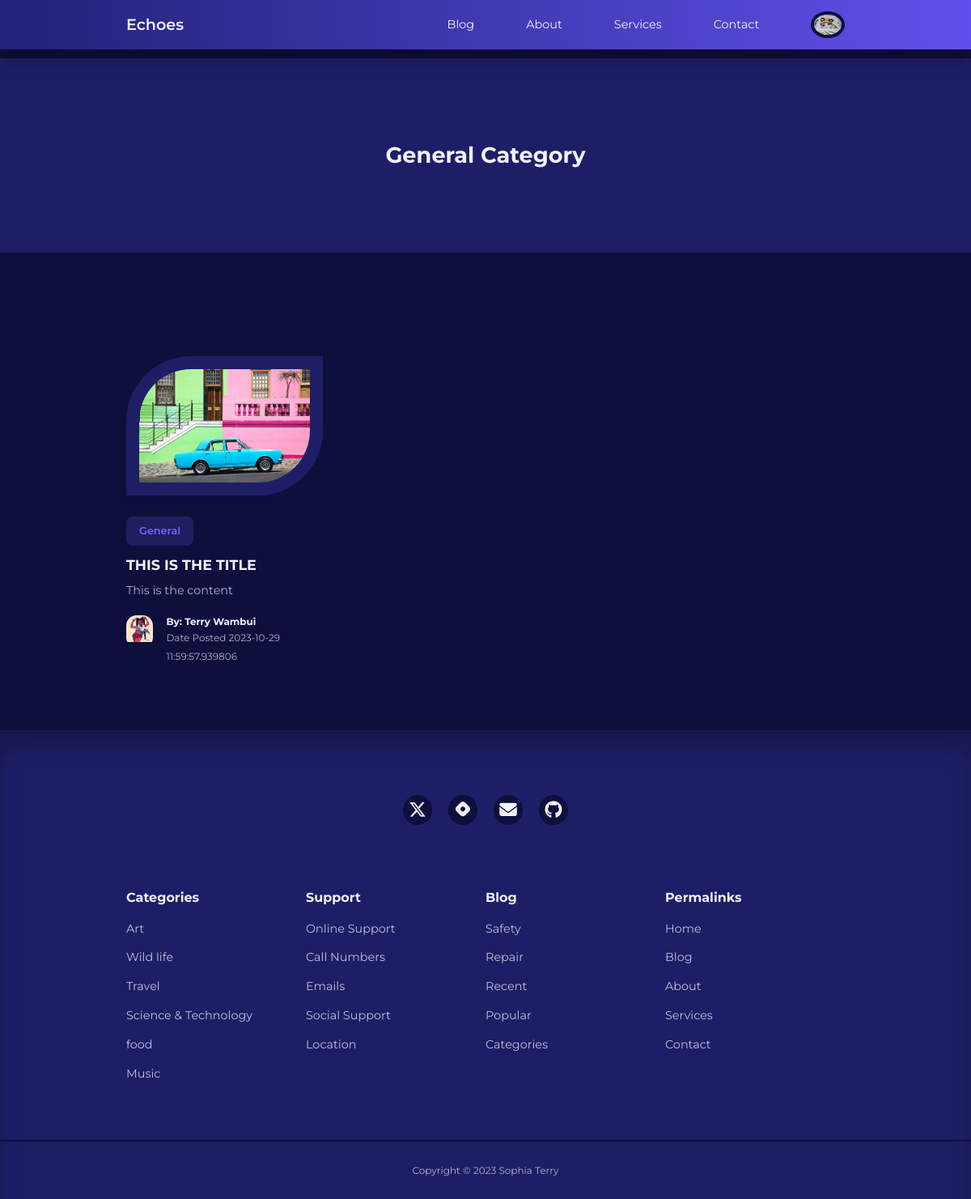
The app's page /category/General (signed in) with its own data.
### app/models.py (models this page shows, shortened)
class User(UserMixin, db.Model):
    id = db.Column(db.Integer, primary_key=True)
    username = db.Column(db.String(100), index=True, unique=True)
    email = db.Column(db.String(120), index=True, unique=True)
    password_hash = db.Column(db.String(128))
    role = db.Column(db.String(3))
    picture = db.Column(db.String(120), nullable=True)
    posts = db.relationship('Post', backref='author', lazy='dynamic')
    about_me = db.Column(db.String(140))
    last_seen = db.Column(db.DateTime, default=datetime.utcnow)
    followed = db.relationship(
        'User', secondary=followers,
        primaryjoin=(followers.c.follower_id == id),
        secondaryjoin=(followers.c.followed_id == id),
        backref=db.backref('followers', lazy='dynamic'), lazy='dynamic'
    )

class Category(db.Model):
    id = db.Column(db.Integer, primary_key=True)
    name = db.Column(db.String(20), unique=True, nullable=False)

class Post(db.Model):
    id = db.Column(db.Integer, primary_key=True)
    title = db.Column(db.String(120))
    content = db.Column(db.Text)
    image = db.Column(db.String(120), nullable=True)
    timestamp = db.Column(db.DateTime, index=True, default=datetime.utcnow)
    user_id = db.Column(db.Integer, db.ForeignKey('user.id', name='fk_user_id'))
    category_id = db.Column(db.Integer, db.ForeignKey('category.id', name='fk_category_id'))
    category = db.relationship('Category', backref=db.backref('posts', lazy=True))

### app/routes.py (the view)
@app.route('/category/<category_name>')
def category(category_name):
    category_posts = Post.query.filter(Post.category.has(name=category_name)).all()
    authors = [post.author for post in category_posts]
    return render_template('category.html', category_name=category_name, category_posts=category_posts, authors=authors)

### app/models.py (called while the page is built)
@login.user_loader
def load_user(id):
    return User.query.get(int(id))

### app/routes.py (called while the page is built)
@app.before_request
def before_request():
    if current_user.is_authenticated:
        current_user.last_seen = datetime.utcnow()
        db.session.commit()

### app/templates/category.html
{% extends "base.html" %}
{% block content %}
 <header class="category__title">
        <h2>{{ category_name }} Category</h2>
</header>
  <section class="posts">
    <div class="container posts__container">
        {% for post in category_posts %}
            <article class="post">
            <div class="post__thumbnail">
                {% if post.image %}
                <img src="{{ url_for('static', filename='images/' + post.image) }}" alt="Post Image">
                {% else %}
                <img src="{{ url_for('static', filename='/images/blog18.jpg') }}" alt="Default Image">
                {% endif %}
            </div>
            <div class="post__info">
             <a href="{{ url_for('category', category_name=post.category.name) }}" class="category__button">{{ post.category.name}}</a>
                    <h3 class="post__title">{{ post.title }}</h3>
                    <p class="post__body">{{ post.content }}</p>
                    <div class="post__author">
                        <div class="post__author-avator">
                            {% set author = authors[loop.index0] %}
                            {% if current_user.is_authenticated %}
                            <img src="{{ url_for('static', filename='images/' + author.picture) }}" alt="avatar">
                            {% else %}
                            <img src="{{ url_for('static', filename='/images/default_profile_pc.png') }}" alt="Default Image">
                            {% endif %}
                        </div>
                        <div class="post__author-info">
                            <a href="{{ url_for('profile', username=post.author.username) }}">
                            <h5>By: {{post.author.username }}</h5></a>
                            <small>Date Posted {{ post.timestamp }}</small>
                        </div>
                    </div>
                </div>
        </article>
        {% endfor %}
    </div>
</section>
{% endblock %}

### app/templates/base.html (shortened to what this page needs)
<!DOCTYPE html>
<html lang="en">
<head>
    <link rel="stylesheet" href="{{ url_for('static', filename='styles/styles.css')}}">
    <link rel="stylesheet" href="https://unicons.iconscout.com/release/v4.0.8/css/line.css">
</head>
<body>
    {% block navbar %}
    <nav>
        <div class="container nav__container">
            <a href="/index" class="nav__logo">Echoes</a>
            <ul class="nav__items">
                <li><a href="{{ url_for('blog') }}">Blog</a></li>
                <li><a href="{{ url_for('about') }}">About</a></li>
                <li><a href="{{ url_for('services') }}">Services</a></li>
                <li><a href="{{ url_for('contact') }}">Contact</a></li>
                {% if current_user.is_anonymous %}
                <li><a href="{{ url_for('signin') }}">Sign In</a></li>
                {% else %}
                <li class="nav__profile">
                    <div class="avatar">
                        <img src="{{ url_for('static', filename='images/' ~ current_user.picture) }}" alt="">
                    </div>
                        {% endif %}
                </li>
            </ul>
        </div>
    </nav>
    {% endblock %}
     {% block content %}
    {% endblock %}
    {% block footer %}
    <footer>
        <div class="footer__socials">
            <a href="https://twitter.com/Mssophia_" target="_blank">
                </a>
            <a href="https://sophiaintech.hashnode.dev/" target="_blank">
                </a>
            <a href="mailto:sophiaterryyu@gmail.com">
                </a>
            <a href="https://github.com/terryyufei" target="_blank">
                </a>
        </div>
        <div class="container footer__container">
            <article>
                <h4>Categories</h4>
                <ul>
                    <li><a href="">Art</a></li>
                    <li><a href="">Wild life</a></li>
                    <li><a href="">Travel</a></li>
                    <li><a href="">Science & Technology</a></li>
                    <li><a href="">food</a></li>
                    <li><a href="">Music</a></li>
                </ul>
            </article>
            <article>
                <h4>Support</h4>
                <ul>
                    <li><a href="">Online Support</a></li>
                    <li><a href="">Call Numbers</a></li>
                    <li><a href="">Emails</a></li>
                    <li><a href="">Social Support</a></li>
                    <li><a href="">Location</a></li>
                </ul>
            </article>
            <article>
                <h4>Blog</h4>
                <ul>
                    <li><a href="">Safety</a></li>
                    <li><a href="">Repair</a></li>
                    <li><a href="">Recent</a></li>
                    <li><a href="">Popular</a></li>
                    <li><a href="">Categories</a></li>
                </ul>
            </article>
            <article>
                <h4>Permalinks</h4>
                <ul>
                    <li><a href="">Home</a></li>
                    <li><a href="">Blog</a></li>
                    <li><a href="">About</a></li>
                    <li><a href="">Services</a></li>
                    <li><a href="">Contact</a></li>
                </ul>
            </article>
        </div>
        <div class="footer__copyright">
            <small>Copyright &copy; 2023 Sophia Terry</small>
        </div>
    </footer>
    {% endblock %}
</body>
</html>

### app/static/styles/styles.css (style rules this page uses)
:root { --color-primary: #6f6af8; --color-primary-light: hsl(242, 91%, 69%, 18%); --color-primary-variant: #5854c7; --color-red: #da0f3f; --color-red-light: hsl(346, 87%, 46%, 15%); --color-green: #00c476; --color-green-light: hsl(156, 100%, 38%, 15%); --color-gray-900: #1e1e66; --color-gray-700: #2d2b7c; --color-gray-300: rgba(242, 242, 254, 0.3); --color-gray-200: rgba(242, 242, 254, 0.7); --color-white: #f2f2fe; --color-bg: #0f0f3e; --transition: all 300ms ease; --container-width-lg: 74%; --container-width-md: 88%; --form-width: 40%; --card-border-radius-1: 0.3rem; --card-border-radius-2: 0.5rem; --card-border-radius-3: 0.8rem; --card-border-radius-4: 2rem; --card-border-radius-5: 5rem; }
* { box-sizing: border-box; margin: 0; padding: 0; outline: 0; border: 0; appearance: 0; list-style: none; text-decoration: none; }
body { font-family: 'Montserrat', sans-serif; line-height: 1.6; color: var(--color-gray-200); overflow-x: hidden; background: var(--color-bg); font-size: 0.9rem; }
.container { width: var(--container-width-lg); max-width: 1800px; margin-inline: auto; }
section { margin-top: 3rem; width: 100vw; }
h1, h2, h3, h4, h5 { color: var(--color-white); line-height: 1.3; }
h2 { font-size: 1.7rem; margin: 1rem 0; }
h3 { font-size: 1.1rem; margin: 0.8rem 0 0.5rem; }
h4 { font-size: 1rem; }
a { color: var(--color-white); transition: var(--transition); }
img { display: block; width: 100%; object-fit: cover; }
nav { background: linear-gradient(to right, hsl(240, 56%, 30%), hsl(246, 80%, 62%)); width: 100vw; height: 3.8rem; position: fixed; top: 0; z-index: 10; box-shadow: 0 1rem 1rem rgba(0, 0, 0, 0.2); }
.nav__container { height: 100%; display: flex; align-items: center; justify-content: space-between; }
.avatar { width: 2.6rem; height: 2.1rem; border-radius: 50%; overflow: hidden; border: 0.3rem solid var(--color-bg); }
.nav__logo { font-weight: 600; font-size: 1.2rem; }
.nav__items { display: flex; align-items: center; gap: 4rem; }
.nav__profile { position: relative; cursor: pointer; }
.category__button { background: var(--color-primary-light); color: var(--color-primary); display: inline-block; padding: 0.5rem 1rem; border-radius: var(--card-border-radius-2); font-weight: 600; font-size: 0.8rem; text-align: center; }
.post__thumbnail { border-radius: var(--card-border-radius-5) 0; border: 1rem solid var(--color-gray-900); overflow: hidden; margin-bottom: 1.6rem; }
.post__author { display: flex; gap: 1rem; margin-top: 1.2rem; }
.post__author-avator { width: 2.5rem; height: 2.5rem; border-radius: var(--card-border-radius-3); overflow: hidden; }
.posts__container { display: grid; grid-template-columns: repeat(3, 1fr); gap: 5rem; margin-bottom: 5rem; margin-top: 8rem; }
footer { background: var(--color-gray-900); padding: 5rem 0 0; box-shadow: inset 0 1.5rem 1.5rem rgba(0, 0, 0, 0.2); }
.footer__socials { margin-inline: auto; width: fit-content; margin-bottom: 5rem; display: flex; justify-content: space-between; align-items: center; gap: 1.2rem; }
.footer__socials a { background: var(--color-bg); border-radius: 50%; width: 2.3rem; height: 2.3rem; display: flex; align-items: center; justify-content: center; }
.footer__container { display: grid; grid-template-columns: repeat(4, 1fr); }
footer h4 { color: var(--color-white); margin-bottom: 0.6rem; }
footer ul a { opacity: 0.75; }
footer ul li { padding: 0.4rem 0; }
.footer__copyright { text-align: center; padding: 1.5rem 0; border-top: 2px solid var(--color-bg); margin-top: 4rem; }
.category__title { height: 15rem; margin-top: 4.5rem; background: var(--color-gray-900); display: grid; place-items: center; }

### records on screen
User: picture (picture)
Category: name "General"
Post: image (picture), category.name "General", title "THIS IS THE TITLE", content "This is the content", picture (picture), author.username "Terry Wambui", timestamp "2023-10-29 11:59:57.939806"
